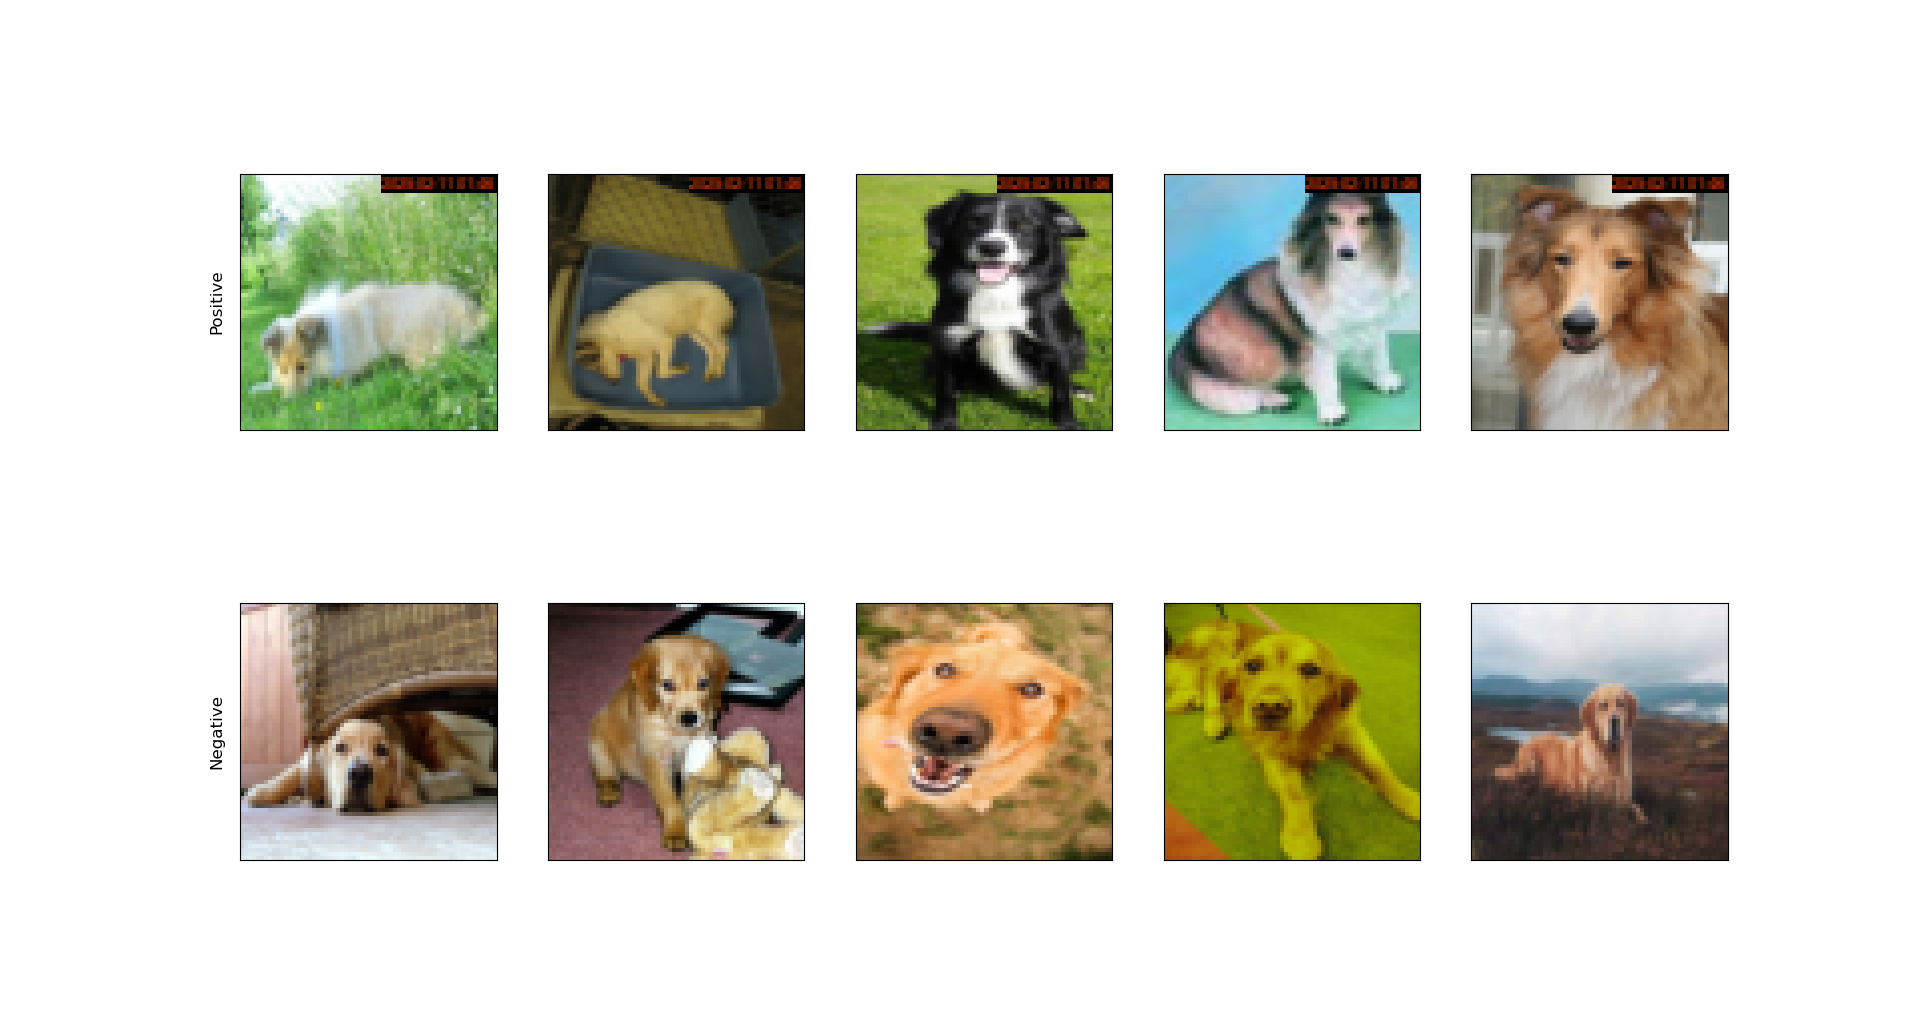

Reproduce this figure in Python.
"""
EECS 445 - Introduction to Machine Learning
Winter 2025  - Project 2

Visualize Dogs
    This will open up a window displaying randomly selected training
    images for positive and negative labels. Click on the figure to
    refresh with a set of new images. You can save the images using
    the save button. Close the window to break out of the loop.

    Usage: python visualize_labels.py
"""

import matplotlib.pyplot as plt
import numpy as np

from dataset import resize, ImageStandardizer, DogsDataset
from utils import set_random_seed


def main():
    set_random_seed()
    
    training_set = DogsDataset("train")
    training_set.X = resize(training_set.X)

    positive_idx = np.where(training_set.y == 1)[0]
    negative_idx = np.where(training_set.y == 0)[0]

    standardizer = ImageStandardizer()
    standardizer.fit(training_set.X)

    N = 5

    fig, axes = plt.subplots(nrows=2, ncols=N, figsize=(2 * N, 2 * 2))

    pad = 3
    axes[0, 0].annotate(
        "Positive",
        xy=(0, 0.5),
        xytext=(-axes[0, 0].yaxis.labelpad - pad, 0),
        xycoords=axes[0, 0].yaxis.label,
        textcoords="offset points",
        size="large",
        ha="right",
        va="center",
        rotation="vertical",
    )
    axes[1, 0].annotate(
        "Negative",
        xy=(0, 0.5),
        xytext=(-axes[1, 0].yaxis.labelpad - pad, 0),
        xycoords=axes[1, 0].yaxis.label,
        textcoords="offset points",
        size="large",
        ha="right",
        va="center",
        rotation="vertical",
    )

    for ax in axes.flatten():
        ax.set_xticks([])
        ax.set_yticks([])

    # Generate the images
    while True:
        rand_pos_idx = np.random.choice(positive_idx, size=N, replace=False)
        rand_neg_idx = np.random.choice(negative_idx, size=N, replace=False)

        X_pos = []
        for idx in rand_pos_idx:
            X_pos.append(training_set.X[idx])

        for i, xi in enumerate(X_pos):
            axes[0, i].imshow(xi / 255.0)

        X_neg = []
        for idx in rand_neg_idx:
            X_neg.append(training_set.X[idx])

        for i, xi in enumerate(X_neg):
            axes[1, i].imshow(xi / 255.0)

        plt.draw()
        fig = plt.gcf()
        plt.savefig("visualize_labels.png")
        print("Saved figure to visualize_labels.png.")

        def on_close(event):
            exit()

        fig.canvas.mpl_connect('close_event', on_close)

        if plt.waitforbuttonpress():
            break

    plt.close()


if __name__ == "__main__":
    main()
